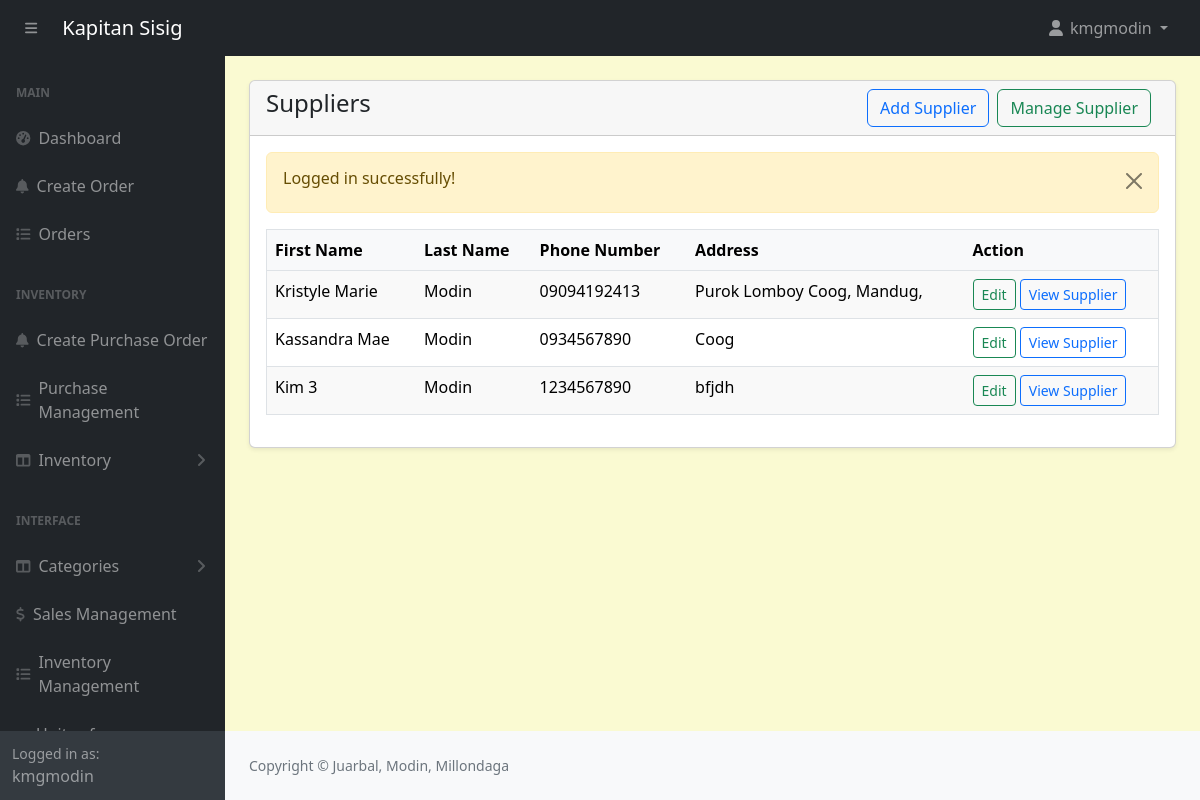
Screenshot of /admin/suppliers.php (signed in) with the database file from the repository.
### tables this page shows
CREATE TABLE `suppliers` (
  `id` int(11) NOT NULL,
  `firstname` varchar(191) NOT NULL,
  `lastname` varchar(191) NOT NULL,
  `phonenumber` varchar(191) NOT NULL,
  `address` varchar(191) NOT NULL
);

### admin/suppliers.php (the view, shortened to what this page needs)
<?php include('includes/header.php');
 ?>
<div class="container-fluid px-4">
    <div class="card mt-4 shadow-sm">
        <div class="card-header">
            <h4 class="mb-0">Suppliers
            <a href="suppliers-ingredient-add.php" class="btn btn-outline-success float-end me-2">Manage Supplier</a>
                <a href="suppliers-create.php" class="btn btn-outline-primary float-end me-2">Add Supplier</a>
            </h4>
        </div>
        <div class="card-body">
            <?php
                $suppliers = getAll('suppliers');
                if (mysqli_num_rows($suppliers) > 0) {
            ?>
            <div class="table-responsive">
                <table class="table" style="width: 100%; margin-bottom: 1rem; color: #000; border: 1px solid #dee2e6;">
                    <thead>
                        <tr style="background-color: #f8f9fa; color: #000;">
                            <th>First Name</th>
                            <th>Last Name</th>
                            <th>Phone Number</th>
                            <th>Address</th>
                            <th>Action</th>
                        </tr>
                    </thead>
                    <tbody>
                    <?php
                    $i = 0;
                    foreach ($suppliers as $suppliersItem) :
                        $i++;
                    ?>
                    <tr style="background-color: <?= $i % 2 == 0 ? '#fff' : '#f9f9f9'; ?>; border: 1px solid #dee2e6;">
                        <td><?= htmlspecialchars($suppliersItem['firstname']) ?></td>
                        <td><?= htmlspecialchars($suppliersItem['lastname']) ?></td>
                        <td><?= htmlspecialchars($suppliersItem['phonenumber']) ?></td>
                        <td><?= htmlspecialchars($suppliersItem['address']) ?></td>
                        <td>
                            <a href="suppliers-edit.php?id=<?= $suppliersItem['id']; ?>" class="btn btn-outline-success btn-sm" style="margin: 0; padding: 0.25rem 0.5rem;">Edit</a>
                            <a href="suppliers-ingredient-view.php?id=<?= $suppliersItem['id']; ?>" class="btn btn-outline-primary btn-sm" style="margin: 0; padding: 0.25rem 0.5rem;">View Supplier</a>
                        </td>
                    </tr>
                    <?php endforeach; ?>
                </tbody>
                </table>
            </div>
            <?php
                } else {
            ?>
            <h4 class="mb-0">No Record Found</h4>
            <?php
                }
            ?>
        </div>
    </div>
</div>
<?php include('includes/footer.php'); ?>

### admin/assets/css/custom.css (style rules this page uses)
body { margin: 0; font-family: system-ui, -apple-system, "Segoe UI", Roboto, "Helvetica Neue", "Noto Sans", "Liberation Sans", Arial, sans-serif; font-size: 1rem; font-weight: 400; line-height: 1.5; color: #212529; text-align: left; background-color: #FAFAD2; -webkit-text-size-adjust: 100%; -webkit-tap-highlight-color: rgba(0, 0, 0, 0); }

### rows the page displays
suppliers: firstname "Kristyle Marie", lastname "Modin", phonenumber "09094192413", address "Purok Lomboy Coog, Mandug,"
suppliers: firstname "Kassandra Mae", lastname "Modin", phonenumber "0934567890", address "Coog"
suppliers: firstname "Kim 3", lastname "Modin", phonenumber "1234567890", address "bfjdh"

### other values shown
$_SESSION['loggedInUser']['username'] "kmgmodin"
$_SESSION['message'] "Logged in successfully!"
